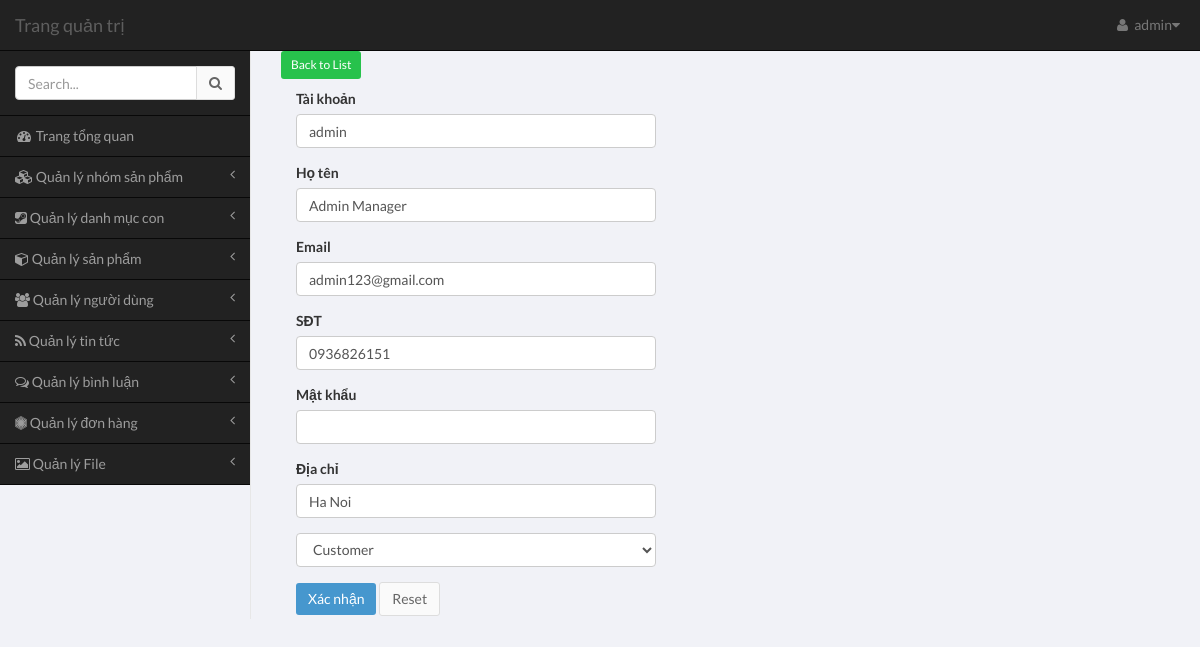
Page /admin/pages/index.php?module=user&action=edit-user&id=1 (signed in) on the committed database.
### tables this page shows
CREATE TABLE `user` (
  `user_id` int(11) NOT NULL,
  `username` varchar(100) NOT NULL,
  `password` varchar(64) NOT NULL,
  `email` varchar(100) NOT NULL,
  `full_name` varchar(100) DEFAULT NULL,
  `phone` varchar(100) DEFAULT NULL,
  `address` varchar(255) DEFAULT NULL,
  `role` tinyint(4) NOT NULL DEFAULT '1'
);

### common/database.php (called while the page is built, shortened)
<?php
$mysqli = mysqli_connect(DB_HOST, DB_USER, DB_PASS, DB_NAME);
mysqli_set_charset($mysqli,"utf8");
function get_one($table,$field_name,$field_value){
	global $mysqli;
	$sql = "SELECT * FROM $table WHERE $field_name = '$field_value'";
	$res = mysqli_query($mysqli,$sql);
	return mysqli_fetch_assoc($res);
}
?>

### admin/pages/modules/user/edit-user.php (the view, shortened to what this page needs)
<?php
if (!empty($_GET['id'])) {
	$row = get_one('user','user_id',$_GET['id']);
}else{
	echo 'Tham so id khong hop le';
}
?>
<div class="container">
<div class="row">
<p>
	<a href="index.php?action=list-user" class="btn btn-success btn-sm">Back to List</a>
</p>
	<?php if($row) : ?>
		<div class="col-md-4">
			<form action="" method="POST" role="form">
				<div class="form-group">
					<label for="username">Tài khoản</label>
					<input type="text" class="form-control" value="<?php echo $row['username']; ?>" name="username">
				</div>
				<div class="form-group">
					<label for="username">Họ tên</label>
					<input type="text" class="form-control" value="<?php echo $row['full_name']; ?>" name="full_name">
				</div>
				<div class="form-group">
					<label for="email">Email</label>
					<input type="email" class="form-control" value="<?php echo $row['email']; ?>" name="email">
				</div>
				<div class="form-group">
					<label for="email">SĐT</label>
					<input type="text" class="form-control" value="<?php echo $row['phone']; ?>" name="phone">
				</div>
				<div class="form-group">
					<label for="password">Mật khẩu</label>
					<input type="password" class="form-control" name="password">
				</div>
				<div class="form-group">
					<label for="password">Địa chỉ</label>
					<input type="text" class="form-control" value="<?php echo $row['address']; ?>" name="address">
				</div>
				<div class="form-group">
					<select name="role" id="inputRole" class="form-control" required="required">
						<option value="1">Customer</option>
					</select>
				</div>
				<button type="submit" class="btn btn-primary">Xác nhận</button>
				<button type="reset" class="btn btn-default">Reset</button>
			</form>
		</div>
	<?php endif; ?></div>
</div>

### rows in the picture
user: username "admin", full_name "Admin Manager", email "admin123@gmail.com", phone "0936826151", address "Ha Noi"

### other values in the picture
$user['username'] "admin"
